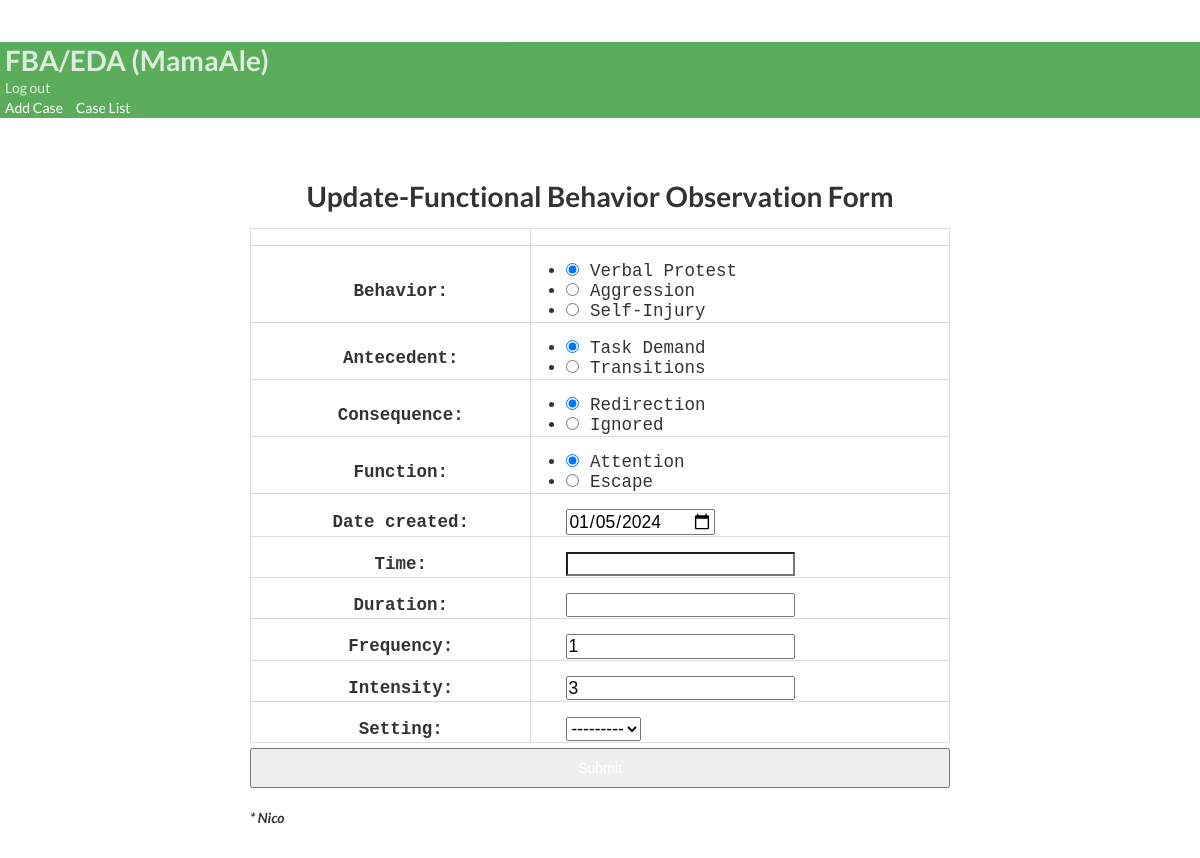
Page /updatepost/16/2/ (signed in) on the earlier database version.
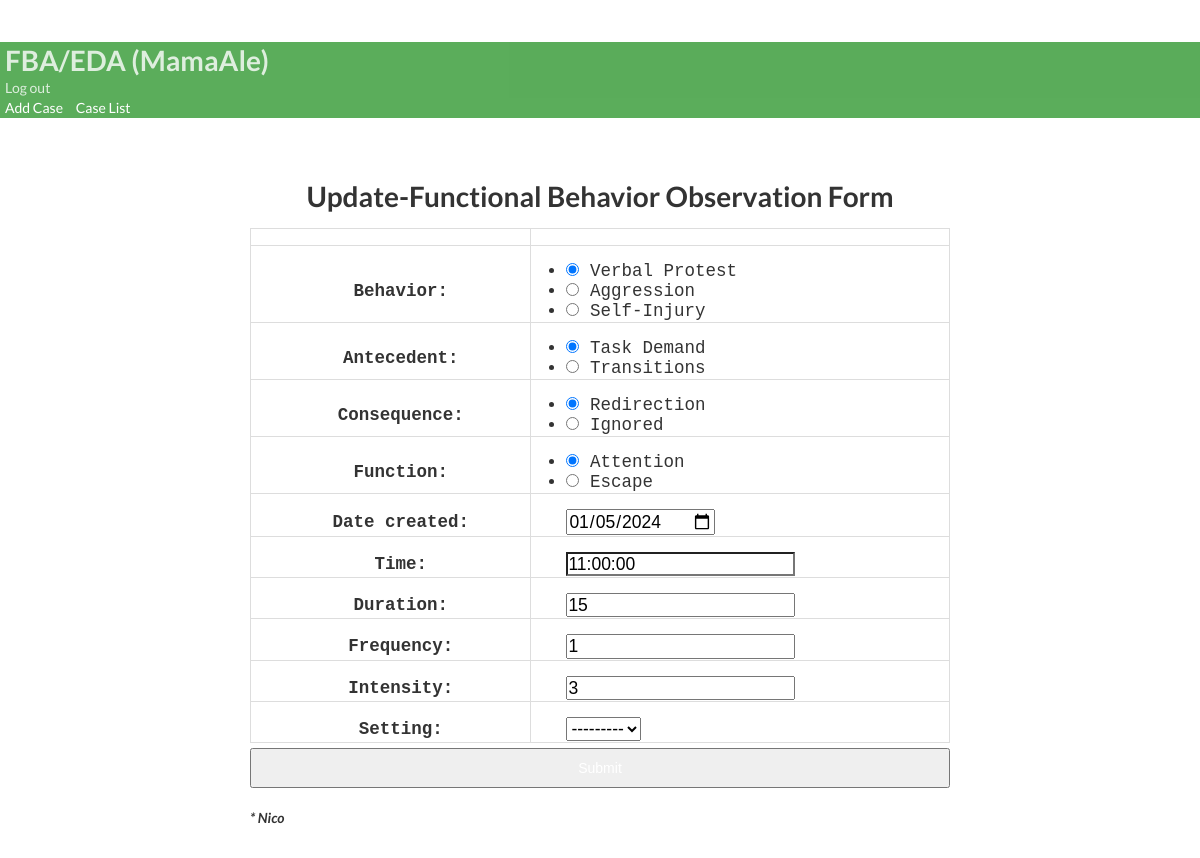
Same page on the later database version.
### bip/models.py (models this page shows, shortened)
class Case(models.Model):
        student= models.ForeignKey(Student,on_delete=models.CASCADE)
        behavior = models.ForeignKey(Behavior, on_delete=models.CASCADE)
        user = models.ForeignKey(User, on_delete=models.CASCADE, default=None)
        anticedent = models.ForeignKey(Anticedent,on_delete=models.CASCADE, verbose_name='Antecedent')
        function = models.ForeignKey(Function,on_delete=models.CASCADE)
        consequence = models.ForeignKey(Consequence,on_delete=models.CASCADE)
        enviroment = models.ForeignKey(Enviroment,on_delete=models.CASCADE, null=True, blank=True, verbose_name='Setting')
        date_created = models.DateField(null=True, blank=True, default=timezone.now)
        duration = models.PositiveIntegerField(null=True, blank=True, verbose_name='Duration')
        time = models.TimeField(null=True, blank=True)
        frequency = models.PositiveIntegerField(null=True, blank=True,  default=1, verbose_name='Frequency')
        intensity = models.PositiveIntegerField(null=True, blank=True,  default=1, validators=[
            MinValueValidator(1, message='Intensity must be at least 1(Mild).'),
            MaxValueValidator(3, message='Intensity options are 1(Mild), 2(Moderate),and 3(Severe).')
        ],
        verbose_name='Intensity')
        class Meta:
            ordering = ['-date_created']
        def __str__(self):
          return str(self.student)

class Student(models.Model):
        studentname= models.CharField(max_length=30,verbose_name= 'Name', null=True, blank=True)
        slug = models.SlugField(max_length=150,null=False,unique=False,blank=False,
        verbose_name=("Unique Identifier"),
        help_text=(
            "*Unique Identification allows another to use FBO form if provided by you only"
        ),
    )
        user_student = models.ForeignKey(User, on_delete=models.CASCADE,  default=None,related_name="postts")
        def __str__(self):
          return str(self.studentname)

### bip/views.py (the view)
# urls.py: path('updatepost/<int:pk>/<int:student_id>/', views.updatePost, name='updatepost'),
@login_required
def updatePost(request, pk,student_id ):
    student_post = Case.objects.get(id=pk, student_id= student_id)
    form = BehaviorForm(instance=student_post)
    behaivorpest = Behavior.objects.filter(student_id=student_id)
    anticedentpest = Anticedent.objects.filter(student_id=student_id)
    functionpest = Function.objects.filter(student_id=student_id)
    consequenceset = Consequence.objects.filter(student_id=student_id)
    enviromentset = Enviroment.objects.filter(student_id=student_id)
    if request.method == 'POST':
      form = BehaviorForm(request.POST, instance=student_post)
      if form.is_valid():
          instance = form.save(commit=False)
          instance.user = request.user
          instance.save()
          if is_case_manager(request.user):
                return redirect("bip:dashboard", student_post.student.id)
          elif is_data_entry(request.user):
                return redirect("bip:data_entry_input", student_post.student.id)
    else:
        form = BehaviorForm(instance=student_post)
        form.fields["behavior"].queryset=behaivorpest
        form.fields["anticedent"].queryset=anticedentpest
        form.fields["function"].queryset=functionpest
        form.fields["consequence"].queryset=consequenceset
        form.fields["enviroment"].queryset=enviromentset
    context = {'form':form,
            'student_post':student_post,
               }
    return render(request, "bip/update_post.html", context)

### bip/forms.py
class BehaviorForm(forms.ModelForm):
    class Meta():
        model = Case
        fields = ('behavior','anticedent','consequence','function','date_created','time','duration','frequency','intensity','enviroment')
        widgets = {
            'date_created': DateInput(),
            'behavior':forms.RadioSelect(),
            'anticedent':forms.RadioSelect(),
            'function':forms.RadioSelect(),
            'consequence':forms.RadioSelect(),
            'enviroment': forms.Select(),
        }

### bip/context_processors.py (called while the page is built)
def user_context(request):
    user = get_user(request)
    return {'user': user}

### bip/models.py (called while the page is built)
        def __str__(self):
          return self.anticedentincident

        def __str__(self):
          return self.behaviorincident

        def __str__(self):
          return self.behaviorfunction

        def __str__(self):
          return self.behaviorconsequence

### bip/templatetags/custom_filters.py (called while the page is built)
@register.filter(name='is_case_manager')
def is_case_manager(user):
    return user.groups.filter(name='CASE MANAGER').exists()

### bip/templates/bip/update_post.html (shortened to what this page needs)
{% extends 'partials/base.html' %}
{% load crispy_forms_tags %}
{% block content %}
<body>
  <div id="container" >
    <div class="form-wrap" >
      <h1>Update-Functional Behavior Observation Form</h1>
        <form method="POST" class"card p-3 mt-5"autocomnplete="off">
            <table border="3" class='center' style='font-family: Courier, monospace; font-size:125%'>
              <tr>
                  <th> {{ form }}</th>
              </tr>
            </table>
                <button type="submit" class="btn btn-success">Submit </button>
        </form>
            <br>
              <b><i>* {{student_post}}</i></b>
    </div>
  </div>
</body>
  {% endblock %}

Differences in the rows shown:
changed Case "☑ Behavior: ☐ Aggression ☐ Self-Injury": time (not shown) → "11:00:00"; duration (not shown) → "15"
